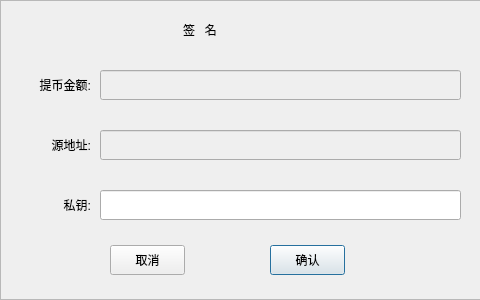
<?xml version="1.0" encoding="UTF-8"?>
<ui version="4.0">
 <class>CSigConfirmDlg</class>
 <widget class="QDialog" name="CSigConfirmDlg">
  <property name="geometry">
   <rect>
    <x>0</x>
    <y>0</y>
    <width>480</width>
    <height>300</height>
   </rect>
  </property>
  <property name="windowTitle">
   <string>Dialog</string>
  </property>
  <widget class="QFrame" name="frame">
   <property name="geometry">
    <rect>
     <x>0</x>
     <y>0</y>
     <width>481</width>
     <height>300</height>
    </rect>
   </property>
   <property name="frameShape">
    <enum>QFrame::StyledPanel</enum>
   </property>
   <property name="frameShadow">
    <enum>QFrame::Raised</enum>
   </property>
   <widget class="QLineEdit" name="le_Amount">
    <property name="enabled">
     <bool>false</bool>
    </property>
    <property name="geometry">
     <rect>
      <x>100</x>
      <y>70</y>
      <width>361</width>
      <height>30</height>
     </rect>
    </property>
   </widget>
   <widget class="QLineEdit" name="le_PrivKey">
    <property name="geometry">
     <rect>
      <x>100</x>
      <y>190</y>
      <width>361</width>
      <height>30</height>
     </rect>
    </property>
    <property name="echoMode">
     <enum>QLineEdit::PasswordEchoOnEdit</enum>
    </property>
   </widget>
   <widget class="QLabel" name="label_2">
    <property name="geometry">
     <rect>
      <x>10</x>
      <y>130</y>
      <width>81</width>
      <height>30</height>
     </rect>
    </property>
    <property name="text">
     <string>源地址:</string>
    </property>
    <property name="alignment">
     <set>Qt::AlignRight|Qt::AlignTrailing|Qt::AlignVCenter</set>
    </property>
   </widget>
   <widget class="QLabel" name="label">
    <property name="geometry">
     <rect>
      <x>10</x>
      <y>70</y>
      <width>81</width>
      <height>30</height>
     </rect>
    </property>
    <property name="text">
     <string>提币金额:</string>
    </property>
    <property name="alignment">
     <set>Qt::AlignRight|Qt::AlignTrailing|Qt::AlignVCenter</set>
    </property>
   </widget>
   <widget class="QLabel" name="label_3">
    <property name="geometry">
     <rect>
      <x>10</x>
      <y>190</y>
      <width>81</width>
      <height>30</height>
     </rect>
    </property>
    <property name="text">
     <string>私钥:</string>
    </property>
    <property name="alignment">
     <set>Qt::AlignRight|Qt::AlignTrailing|Qt::AlignVCenter</set>
    </property>
   </widget>
   <widget class="QPushButton" name="btn_Ok">
    <property name="geometry">
     <rect>
      <x>270</x>
      <y>245</y>
      <width>75</width>
      <height>30</height>
     </rect>
    </property>
    <property name="text">
     <string>确认</string>
    </property>
   </widget>
   <widget class="QLineEdit" name="le_SrcAddr">
    <property name="enabled">
     <bool>false</bool>
    </property>
    <property name="geometry">
     <rect>
      <x>100</x>
      <y>130</y>
      <width>361</width>
      <height>30</height>
     </rect>
    </property>
   </widget>
   <widget class="QPushButton" name="btn_Cancel">
    <property name="geometry">
     <rect>
      <x>110</x>
      <y>245</y>
      <width>75</width>
      <height>30</height>
     </rect>
    </property>
    <property name="text">
     <string>取消</string>
    </property>
   </widget>
   <widget class="QLabel" name="lbl_title">
    <property name="geometry">
     <rect>
      <x>125</x>
      <y>15</y>
      <width>150</width>
      <height>30</height>
     </rect>
    </property>
    <property name="text">
     <string>签   名</string>
    </property>
    <property name="alignment">
     <set>Qt::AlignCenter</set>
    </property>
   </widget>
  </widget>
 </widget>
 <resources/>
 <connections/>
</ui>
